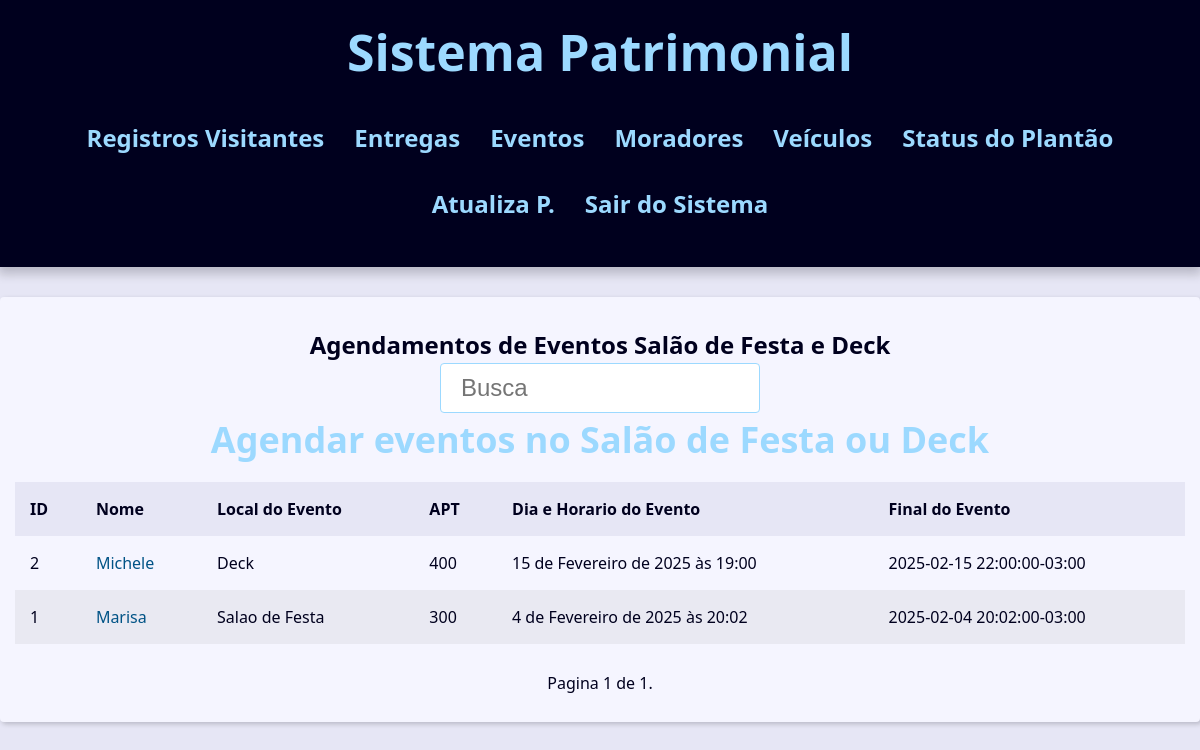
The app's page /porteiros/index_eventos/ (signed in) with its own data.
### contact/models.py (models this page shows)
class Eventos(models.Model):
    local_evento = models.CharField(max_length=50)
    nome_responsavel = models.CharField(max_length=150)
    tipo_de_evento = models.CharField(max_length=100,  blank=True, null=True)
    apartamento = models.ForeignKey(Apartamento,
                                    on_delete=models.SET_NULL,
                                    blank=True, null=True
                                     )
    data_horas_evento = models.DateTimeField(default=timezone.now)
    horario_final_evento = models.CharField(max_length=25)
    nomes_autorizados = models.TextField()
    veiculos_autorizados = models.TextField()

class Apartamento(models.Model):
    numero_apartamento = models.CharField(max_length=50)
    anda = models.CharField(max_length=50)
    def __str__(self) -> str:
        return self.numero_apartamento

### contact/views/contact_views.py (the view)
# urls.py: path('index_eventos/', views.eventos, name='eventos' ),
@porteiro_required
def eventos(request):
    agenda = Eventos.objects.filter().order_by('-id')
    paginator = Paginator(agenda, 10)
    page_number = request.GET.get("page")
    page_obj = paginator.get_page(page_number)
    context = {
        'page_obj': page_obj,
        'site_title': 'Agendamento de Eventos -',
    }
    return render(
        request,
        'contact/eventos/index_eventos.html',
        context,
    )

### contact/views/user_forms.py (called while the page is built)
def porteiro_required(view_func):
    @wraps(view_func)
    @login_required
    def _wrapped_view(request, *args, **kwargs):
        if not request.user.groups.filter(name="porteiro").exists():  # Verifica se o usuário está no grupo 'porteiro'
            messages.error(request, 'Acesso negado! Apenas porteiros podem acessar esta área.')
            return redirect('contact:login_views')  # Redireciona para login se não for porteiro
        return view_func(request, *args, **kwargs)
    return _wrapped_view

### contact/templates/contact/eventos/index_eventos.html
{% extends "global/base.html" %}
{% block content %}
    <div class="responsive-table">
        <table class="contacts-table">
            <caption class="table-caption" >
                Agendamentos de Eventos Salão de Festa e Deck
                <div class="search">
                    <form action="{% url "contact:eventos_busca" %}"
                    method="GET">
                        <input
                        type="text"
                        class="search-input"
                        placeholder="Busca"
                        id="search"
                        name="q"
                        value="{{ request.GET.q.strip }}"
                        >
                    </form>
                </div>
                <a href=" {% url "contact:create_eventos" %} " class="header-link">
                    <h2> Agendar eventos no Salão de Festa ou Deck </h2>
                </a>
            </caption>
            <thead>
                <tr class="table-row table-row-header">
                    <th class="table-header">ID</th>
                    <th class="table-header">Nome</th>
                    <th class="table-header">Local do Evento</th>
                    <th class="table-header">APT</th>
                    <th class="table-header">Dia e Horario do Evento</th>
                    <th class="table-header">Final do Evento</th>
                </tr>
            </thead>
            <tbody>
                {% for agenda in page_obj %}
                  <tr class="table-row">
                    <td class="table-cel">
                        {{ agenda.id }}
                    </td>
                    <td class="table-cel">
                        <a href=" {% url "contact:eventos_id" agenda.id %} "
                        class="table-link"
                        >
                        {{ agenda.nome_responsavel }}
                    </a>
                </td>
                <td class="table-cel">
                        {{ agenda.local_evento }}
                    </td>
                    <td class="table-cel">
                        {{agenda.apartamento }}
                    </td>
                    <td class="table-cel">
                        {{ agenda.data_horas_evento }}
                    </td>
                    <td class="table-cel">
                        {{ agenda.horario_final_evento }}
                    </td>
                  </tr>
                {% endfor %}
            </tbody>
        </table>
    </div>
{% endblock content %}

### base_static/global/css/style.css (style rules this page uses)
:root { --spacing: 1.5rem; --link-dark-color: rgb(0, 83, 134); --link-light-color: rgb(156, 217, 255); --clr-white: rgb(245, 245, 255); --clr-black: rgb(0, 0, 30); --clr-light-gray: rgb(230, 230, 245); --clr-dark-shadow-5: rgba(0, 0, 10, 5%); --clr-dark-shadow-10: rgba(0, 0, 10, 10%); --clr-dark-shadow-20: rgba(0, 0, 10, 20%); --clr-light-shadow-5: rgba(200, 200, 255, 5%); --clr-light-shadow-10: rgba(200, 200, 255, 10%); --clr-light-shadow-20: rgba(200, 200, 255, 20%); --main-page-width: 120rem; --table-min-width: 60rem; --biggest-font-size: 5rem; --bigger-font-size: 4rem; --big-font-size: 3.2rem; --medium-font-size: 2.4rem; --small-font-size: 1.6rem; --smaller-font-size: 1.4rem; --smallest-font-size: 1.2rem; --transition-fast: 300ms; --transition-medium: 600ms; --transition-slow: 1s; --default-border-radius: 4px; }
*, *::before, *::after { margin: 0; padding: 0; box-sizing: border-box; }
html { font-size: 62.5%; }
body { font-family: system-ui, -apple-system, BlinkMacSystemFont, 'Segoe UI', Roboto, Oxygen, Ubuntu, Cantarell, 'Open Sans', 'Helvetica Neue', sans-serif; line-height: 1.5; font-size: var(--small-font-size); color: var(--clr-black); -webkit-font-smoothing: antialiased; background: var(--clr-light-gray); }
.header-link { color: var(--link-light-color); text-decoration: none; transition: filter var(--transition-fast) ease-in-out; }
.responsive-table { width: 100%; overflow-x: auto; }
.contacts-table { width: 100%; min-width: var(--table-min-width); border-collapse: collapse; }
.table-caption { font-size: var(--medium-font-size); font-weight: bold; padding: var(--spacing); }
.table-row { text-align: left; text-overflow: ellipsis; transition: background-color var(--transition-fast) ease-in-out; }
.table-row:nth-of-type(2n) { background: var(--clr-dark-shadow-5); }
.table-row-header { background: var(--clr-light-gray); color: var(--clr-black); }
.table-cel, .table-header { padding: var(--spacing); }
.table-link { color: var(--link-dark-color); transition: color var(--transition-fast) ease-in-out; text-decoration: none; }
.search { display: flex; justify-content: center; }
.search-input { font-size: var(--medium-font-size); padding: 1rem 2rem; width: 100%; max-width: 32rem; border-radius: var(--default-border-radius); border: 1px solid var(--link-light-color); }
.header-link { animation: colorChange 18s infinite; font-weight: bold; text-decoration: none; }

### records on screen
Eventos: id "2", nome_responsavel "Michele", local_evento "Deck", apartamento "400", data_horas_evento "15 de Fevereiro de 2025 às 19:00", horario_final_evento "2025-02-15 22:00:00-03:00"
Eventos: id "1", nome_responsavel "Marisa", local_evento "Salao de Festa", apartamento "300", data_horas_evento "4 de Fevereiro de 2025 às 20:02", horario_final_evento "2025-02-04 20:02:00-03:00"

### other values on screen
{{ page_obj.number }} "1"
{{ page_obj.paginator.num_pages }} "1"
